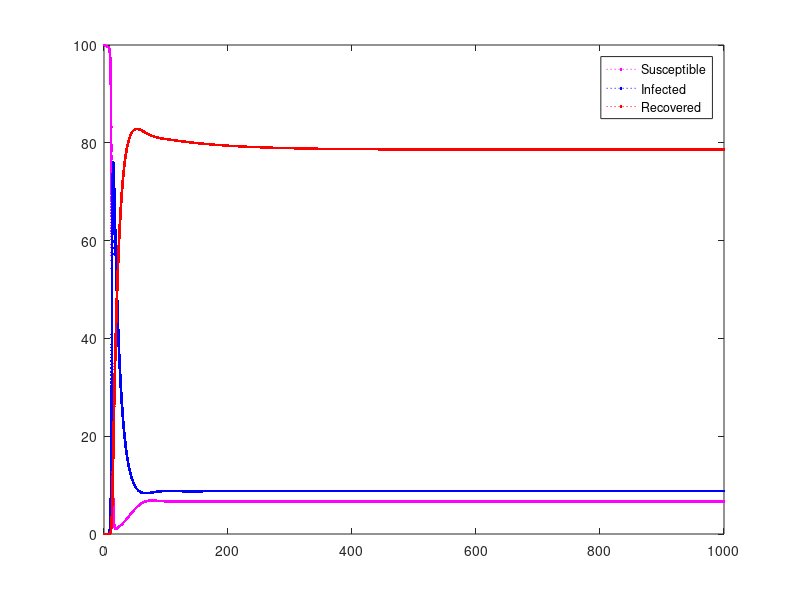
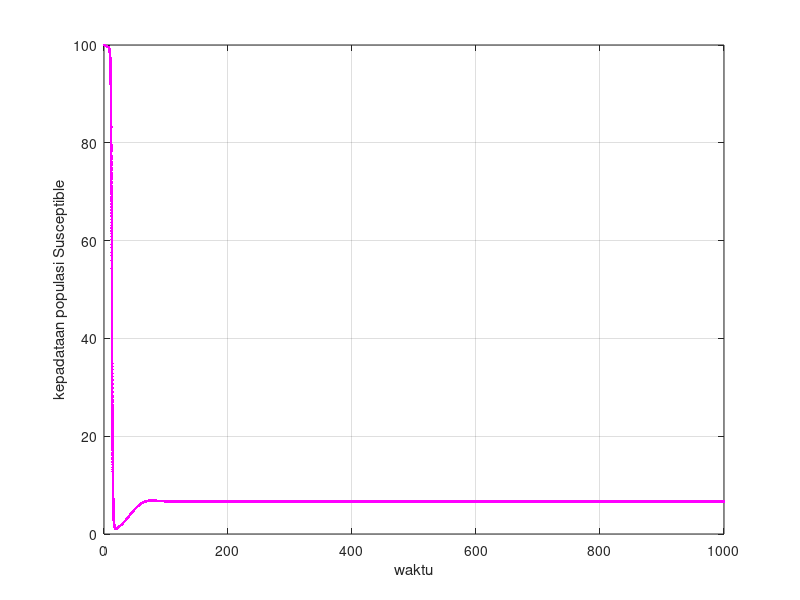
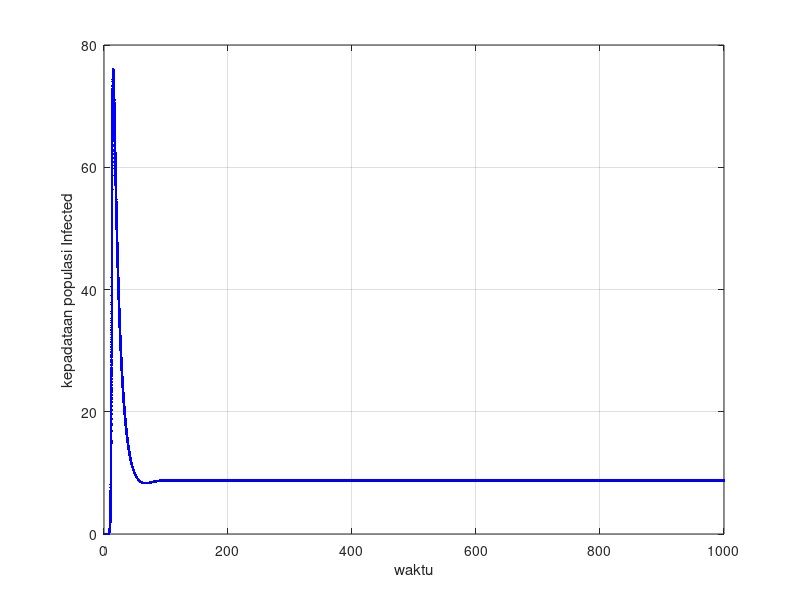
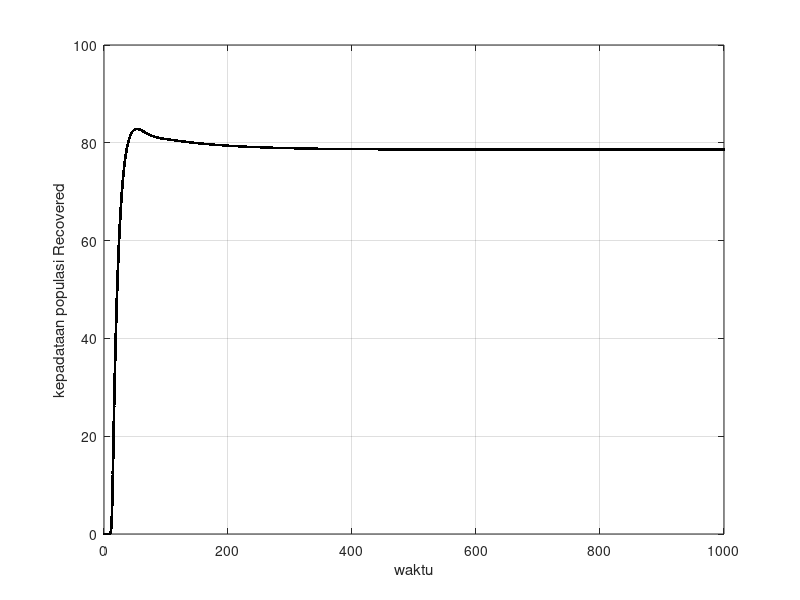

The MATLAB script that drew these images, in order:
clc;
clear;
close all;

tmax = 1000; h = 0.01;
n = tmax / h;
time = 0:h:tmax;

A = 0.94;  % laju kelahiran konstan (dalam juta jiwa)
beta = 0.015;  % laju infeksi/penularan penyakit
alpha = 0.09;  % laju kesembuhan
mu = 0.01;  % laju kematian alami

S(1) = 100;  % juta jiwa
I(1) = 0.000002;  % juta jiwa
R(1) = 0;  % juta jiwa

for i = 2:(n + 1)
    S(i) = S(i - 1) + h * (A - mu * S(i - 1) - beta * S(i - 1) * I(i - 1));
    I(i) = I(i - 1) + h * (beta * S(i - 1) * I(i - 1) - mu * I(i - 1) - alpha * I(i - 1));
    R(i) = R(i - 1) + h * (alpha * I(i - 1) - mu * R(i - 1));
end

figure(1)
plot(time, S, 'm.:');
hold on;
plot(time, I, 'b.:');
hold on;
plot(time, R, 'r.:');
hold on;
legend('Susceptible', 'Infected', 'Recovered');


figure(2)
plot(time, S, 'm.:');
hold on;
grid on;

xlabel('waktu');
ylabel('kepadataan populasi Susceptible');

figure(3)
plot(time, I, 'b.:');
hold on;
grid on;

xlabel('waktu');
ylabel('kepadataan populasi Infected');

figure(4)
plot(time, R, 'k.:');
hold on;
grid on;

xlabel('waktu');
ylabel('kepadataan populasi Recovered');
